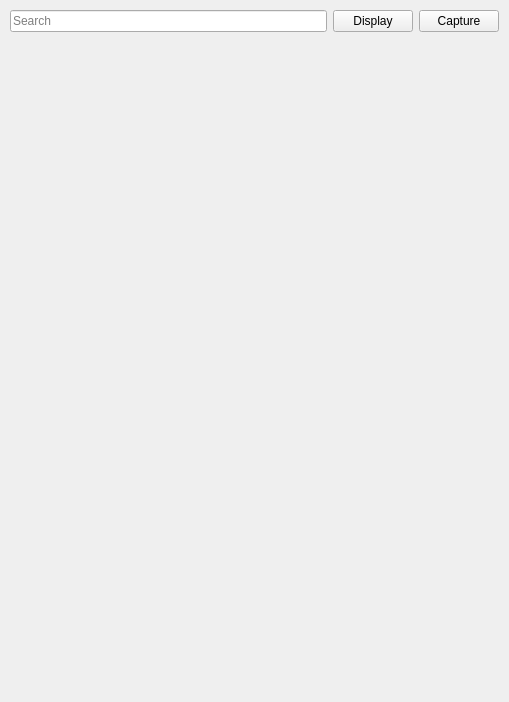
<?xml version="1.0" encoding="UTF-8"?>
<ui version="4.0">
 <class>RequestsTable</class>
 <widget class="QWidget" name="RequestsTable">
  <property name="geometry">
   <rect>
    <x>0</x>
    <y>0</y>
    <width>509</width>
    <height>702</height>
   </rect>
  </property>
  <property name="sizePolicy">
   <sizepolicy hsizetype="Expanding" vsizetype="Preferred">
    <horstretch>0</horstretch>
    <verstretch>0</verstretch>
   </sizepolicy>
  </property>
  <property name="windowTitle">
   <string>Form</string>
  </property>
  <layout class="QVBoxLayout" name="verticalLayout_3">
   <property name="spacing">
    <number>0</number>
   </property>
   <property name="leftMargin">
    <number>0</number>
   </property>
   <property name="topMargin">
    <number>0</number>
   </property>
   <property name="rightMargin">
    <number>0</number>
   </property>
   <property name="bottomMargin">
    <number>0</number>
   </property>
   <item>
    <layout class="QHBoxLayout" name="horizontalLayout_2">
     <property name="spacing">
      <number>6</number>
     </property>
     <property name="leftMargin">
      <number>10</number>
     </property>
     <property name="topMargin">
      <number>10</number>
     </property>
     <property name="rightMargin">
      <number>10</number>
     </property>
     <property name="bottomMargin">
      <number>10</number>
     </property>
     <item>
      <layout class="QVBoxLayout" name="verticalLayout_2">
       <item>
        <widget class="QLineEdit" name="searchBox">
         <property name="placeholderText">
          <string>Search</string>
         </property>
        </widget>
       </item>
      </layout>
     </item>
     <item>
      <layout class="QVBoxLayout" name="verticalLayout">
       <item>
        <layout class="QHBoxLayout" name="horizontalLayout">
         <item>
          <widget class="QPushButton" name="displayFiltersButton">
           <property name="cursor">
            <cursorShape>PointingHandCursor</cursorShape>
           </property>
           <property name="text">
            <string>Display</string>
           </property>
          </widget>
         </item>
         <item>
          <widget class="QPushButton" name="captureFiltersButton">
           <property name="cursor">
            <cursorShape>PointingHandCursor</cursorShape>
           </property>
           <property name="text">
            <string>Capture</string>
           </property>
          </widget>
         </item>
        </layout>
       </item>
      </layout>
     </item>
    </layout>
   </item>
   <item>
    <widget class="HoverableQTableView" name="requestsTable" native="true"/>
   </item>
  </layout>
 </widget>
 <customwidgets>
  <customwidget>
   <class>HoverableQTableView</class>
   <extends>QWidget</extends>
   <header>widgets.qt.hoverable_q_table_view.h</header>
   <container>1</container>
  </customwidget>
 </customwidgets>
 <resources/>
 <connections/>
</ui>
